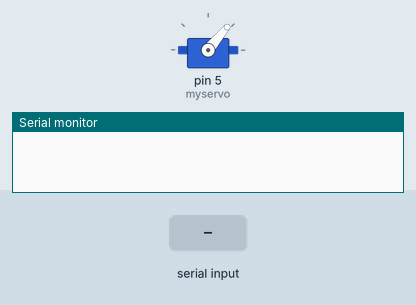
Recording of a sketch running on a simulated Arduino Uno, built with avr-gcc and run on an emulated ATmega328P. On the bench: servo, the last lines printed to the serial monitor. The inputs (shaded band) are chosen by the test bench.

Above: at 1.2 s.
1.3 s: "90,45\n" received over Serial
At 1.72 s:
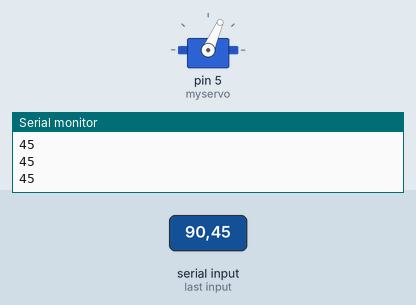
3.3 s: "30,150\n" received over Serial
5.6 s: "5\n" received over Serial
At 7.4 s:
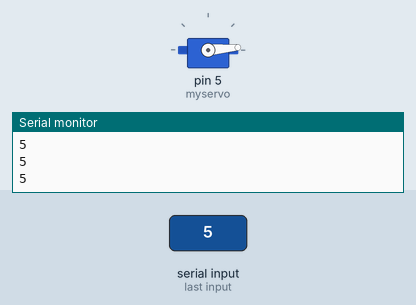
7.9 s: "200\n" received over Serial
At 9.5 s:
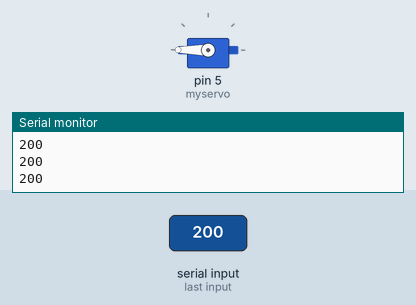
10.5 s: "90\n" received over Serial
At 12.1 s:
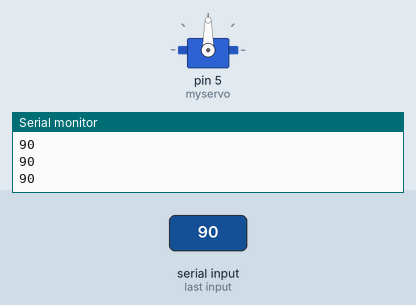
Timing chart, 0 to 13.5 s (numbered marks = the images above; inputs shaded):
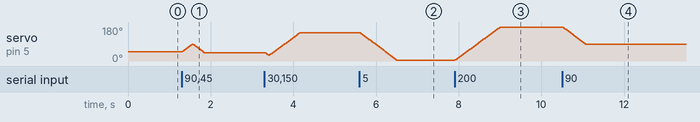

Measured:
- after the input at 1.3 s, servo on pin 5 (myservo): rises from 50° to 90° in 0.24 s, then falls to 45° in 0.29 s
- after the input at 5.6 s, servo on pin 5 (myservo): moves from 150° to 5° over 0.89 s, starting at once
- after the input at 7.9 s, servo on pin 5 (myservo): moves from 5° to 180° over 1.1 s, starting at once
- after the input at 10.5 s, servo on pin 5 (myservo): moves from 180° to 90° over 0.55 s, starting at once

The sketch:

Servo.ino
```cpp
#include <Servo.h>
Servo myservo;
void setup() {
  Serial.begin(9600);
  myservo.attach(5,500,2540);
  myservo.write(50);
}

void loop() {
  int val;  //creating a val var
  while (Serial.available() > 0) {
    val = Serial.parseInt();
    if (val > 0) {
      Serial.println(myservo.read());
      if (val >= myservo.read()) {
        for (int pos = myservo.read(); pos <= val; pos += 1) {
          myservo.write(pos);
          delayMicroseconds(6000);
          Serial.println(val);
          //myservo.write(val);
        }
      } else {
        for (int pos = myservo.read(); pos >= val; pos -= 1) {
          myservo.write(pos);
          delayMicroseconds(6000);
          Serial.println(val);
          //myservo.write(val);
        }
      }
    }
  }
}
```
